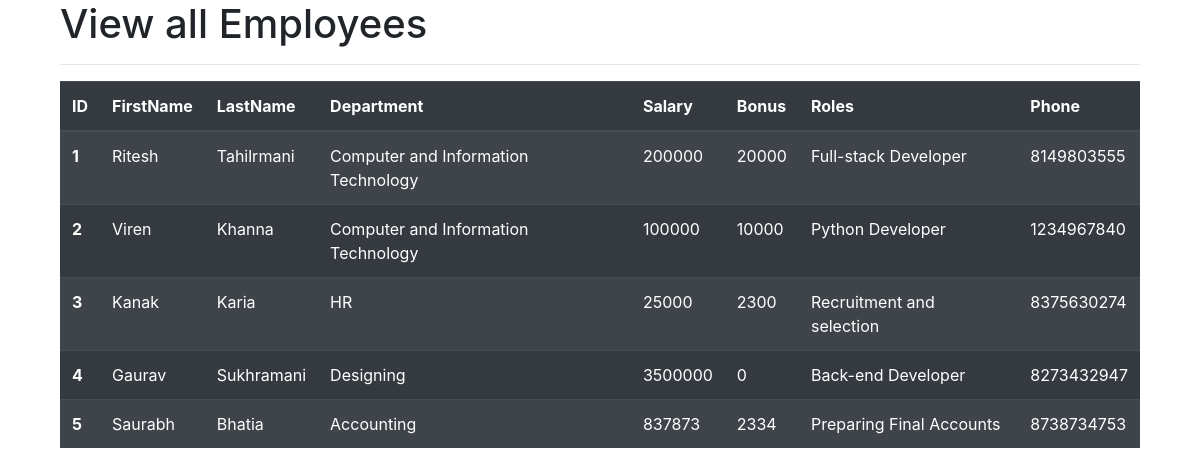
The page /view_emp on the database as committed earlier.
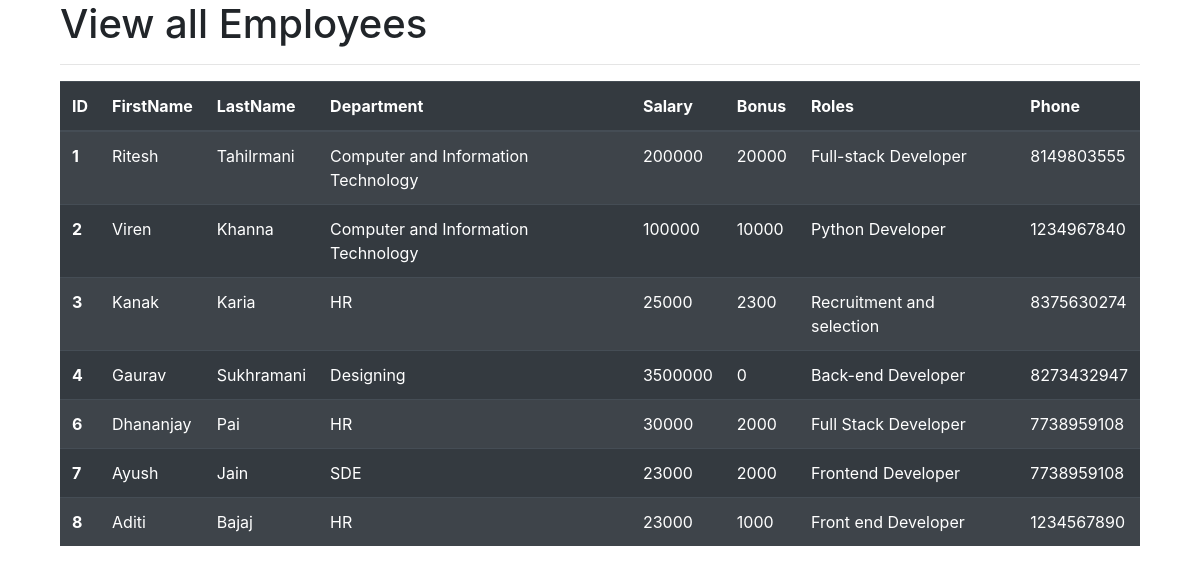
The same page on the database as committed later.
### emp_app/models.py (models this page shows, shortened)
class Employee(models.Model):
    firstName=models.CharField(max_length=50,null=False)
    lastName=models.CharField(max_length=50)
    dept=models.ForeignKey(Department,on_delete=models.CASCADE)
    salary=models.IntegerField(default=0)
    bonus=models.IntegerField(default=0)
    role=models.ForeignKey(Role,on_delete=models.CASCADE)
    phone=models.IntegerField(default=0)

class Department(models.Model):
    name=models.CharField(max_length=100,null=False)

class Role(models.Model):
    name=models.CharField(max_length=100,null=False)

### emp_app/views.py (the view)
# urls.py: path('view_emp', views.view_emp, name="view_emp"),
def view_emp(request):
    emp=Employee.objects.all()
    params={
        'emps':emp
    }
    return render(request, 'view_emp.html',params)

### emp_app/templates/view_emp.html (shortened to what this page needs)
<!doctype html>
<html lang="en">
  <head>
    <link rel="stylesheet" href="https://cdn.jsdelivr.net/npm/bootstrap@4.6.2/dist/css/bootstrap.min.css">
  </head>
  <body>
  <div class="container">
   <!doctype html>
<html lang="en">
  <head>
    <link rel="stylesheet" href="https://cdn.jsdelivr.net/npm/bootstrap@4.6.2/dist/css/bootstrap.min.css">
  </head>
  <body>
  <div class="container">
      <h1>View all Employees</h1>
    <hr>
    <table class="table table-striped table-dark">
  <thead>
    <tr>
        <th scope="col">ID</th>
        <th scope="col">FirstName</th>
        <th scope="col">LastName</th>
        <th scope="col">Department</th>
        <th scope="col">Salary</th>
        <th scope="col">Bonus</th>
        <th scope="col">Roles</th>
        <th scope="col">Phone</th>
    </tr>
  </thead>
  <tbody>
  {% for emp in emps %}
    <tr>
        <th scope="row">{{emp.id}}</th>
        <td>{{emp.firstName}}</td>
        <td>{{emp.lastName}}</td>
        <td>{{emp.dept.name}}</td>
        <td>{{emp.salary}}</td>
        <td>{{emp.bonus}}</td>
        <td>{{emp.role.name}}</td>
        <td>{{emp.phone}}</td>
    </tr>
  {% endfor %}
  </tbody>
</table>
  </div>
  </body>
</html>
  </div>
  </body>
</html>

Rows that differ between the two databases and show on the page:
removed Employee: id "5", firstName "Saurabh", lastName "Bhatia", dept.name "Accounting", salary "837873", bonus "2334", role.name "Preparing Final Accounts", phone "8738734753"
added Employee: id "6", firstName "Dhananjay", lastName "Pai", dept.name "HR", salary "30000", bonus "2000", role.name "Full Stack Developer", phone "7738959108"
added Employee: id "7", firstName "Ayush", lastName "Jain", dept.name "SDE", salary "23000", bonus "2000", role.name "Frontend Developer", phone "7738959108"
added Employee: id "8", firstName "Aditi", lastName "Bajaj", dept.name "HR", salary "23000", bonus "1000", role.name "Front end Developer", phone "1234567890"
